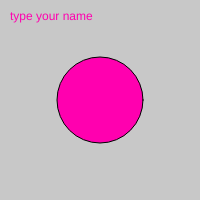
Frame 1 (no input)
Frame 60 (no input): identical to frame 1, image omitted
Frame 120 (the mouse pressed at the canvas centre since frame 60): identical to frame 1, image omitted

The p5.js sketch that drew this single still picture (run headless with seeded random() and noise() and a simulated clock; from frame 60 on, the mouse is pressed at the canvas centre):

// p5.js sketch
// ── sketch.js
var bgcolor;
var button;
var slider;
var input;
var nameP;

function setup() {
  createCanvas(200, 200);
  bgcolor = color(200);

  nameP = createP('Your name!');
  nameP.mouseOver(overpara);
  nameP.mouseOut(outpara);

  button = createButton('go');
  button.mousePressed(changeColor);

  slider = createSlider(10, 100, 86);
  nameInput = createInput('type your name');
  nameInput.input(updateText);
}

function updateText() {
  nameP.html(nameInput.value());
}

function changeColor() {
  bgcolor = color(random(255));
}

function overpara() {
  nameP.html('your mouse is over me!');
}

function outpara() {
  nameP.html('your mouse is out');
}

function draw() {
  background(bgcolor);
  fill(255, 0 , 175);
  ellipse(100, 100, slider.value(), slider.value());
  text(nameInput.value(), 10, 20);
}
